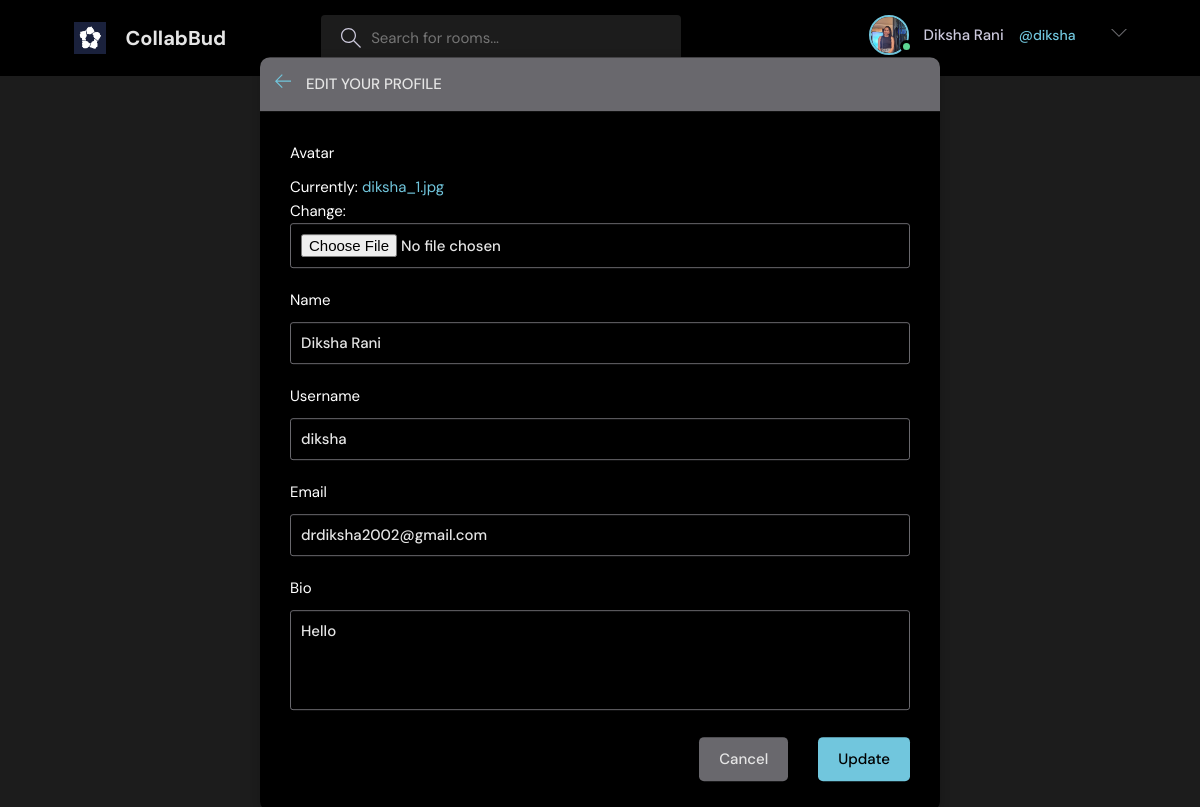
The app's page /update-user/ (signed in) with its own data.
### base/models.py (models this page shows)
class User(AbstractUser):
    name = models.CharField(max_length=200, null=True)
    email = models.EmailField(null=True,unique=
    True)
    bio = models.TextField(null=True)
    avatar = models.ImageField(null=True, default="avatar.svg")
    USERNAME_FIELD = 'email'
    REQUIRED_FIELDS = []

### base/views.py (the view)
# urls.py: path('update-user/',views.updateUser, name="update-user"),
@login_required(login_url='/login')
def updateUser(request):
    user=request.user
    form = UserForm(instance=user)
    if request.method == 'POST':
        form = UserForm(request.POST , request.FILES,instance=user)
        if form.is_valid():
            form.save()
            return redirect('user-profile',pk=user.id)
    return render(request, 'base/update-user.html',{'form':form})

### base/forms.py
class UserForm(ModelForm):
    class Meta:
        model = User
        fields = ['avatar','name','username', 'email','bio']

### base/templates/base/update-user.html (shortened to what this page needs)
{% extends 'main.html' %}
{%block content%}
    <main class="update-account layout">
        <div class="container">
            <div class="layout__box">
                <div class="layout__boxHeader">
                    <div class="layout__boxTitle">
                        <a href="{% url 'home' %}">
                            <svg version="1.1" xmlns="http://www.w3.org/2000/svg" width="32" height="32"
                                viewBox="0 0 32 32">
                                <title>arrow-left</title>
                                <path
                                    d="M13.723 2.286l-13.723 13.714 13.719 13.714 1.616-1.611-10.96-10.96h27.625v-2.286h-27.625l10.965-10.965-1.616-1.607z">
                                </path>
                            </svg>
                        </a>
                        <h3>Edit your profile</h3>
                    </div>
                </div>
                <div class="layout__body">
                    <form class="form" action="" method="POST" enctype="multipart/form-data">
                       {% for field in form %}
                        <div class="form__group">
                            <label for="profile_pic">{{field.label}}</label>
                            {{field}}
                        </div>
                        {%endfor%}
                        <div class="form__action">
                            <a class="btn btn--dark" href="index.html">Cancel</a>
                            <button class="btn btn--main" type="submit">Update</button>
                        </div>
                    </form>
                </div>
            </div>
        </div>
    </main>
{%endblock%}

### templates/navbar.html (shortened to what this page needs)
{% load static %}
<header class="header header--loggedIn">
      <div class="container">
        <a href="{% url 'home' %}" class="header__logo">
          <img src="{% static 'images/collab_logo.png' %}" />
          <h1>CollabBud</h1>
        </a>
        <form class="header__search" method="GET" action="{% url 'home' %}">
          <label>
            <input name="q" placeholder="Search for rooms..." />
          </label>
        </form>
        <nav class="header__menu">
{% if request.user.is_authenticated %}
          <div class="header__user">
            <a href="{% url 'update-user' %}">
              <div class="avatar avatar--medium active">
                <img src="{{request.user.avatar.url}}" />
              </div>
              <p>{{request.user.name}}</p> <span>@{{request.user.username}}</span></p>
            </a>
            <button class="dropdown-button">
              <svg version="1.1" xmlns="http://www.w3.org/2000/svg" width="32" height="32" viewBox="0 0 32 32">
                <title>chevron-down</title>
                <path d="M16 21l-13-13h-3l16 16 16-16h-3l-13 13z"></path>
              </svg>
            </button>
          </div>
         {%else%}
           <a href="{% url 'login' %}">
            <img src="{% static 'images/avatar.svg' %}" />
            <p>Login</p>
          </a>
          {%endif%}
        </nav>
      </div>
    </header>

### records on screen
User: user.avatar (picture), user.name "Diksha Rani", user.username "diksha", form "Diksha Rani" "diksha" "drdiksha2002@gmail.com" "Hello"

### other values on screen
{{ field.label }} "Avatar" "Name" "Username" "Email" "Bio"
